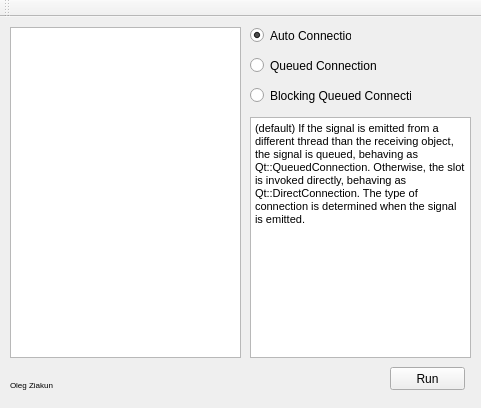
<?xml version="1.0" encoding="UTF-8"?>
<ui version="4.0">
 <class>MainWindow</class>
 <widget class="QMainWindow" name="MainWindow">
  <property name="geometry">
   <rect>
    <x>0</x>
    <y>0</y>
    <width>481</width>
    <height>408</height>
   </rect>
  </property>
  <property name="windowTitle">
   <string>MainWindow</string>
  </property>
  <widget class="QWidget" name="centralWidget">
   <widget class="QTextEdit" name="resultTextEdit">
    <property name="geometry">
     <rect>
      <x>10</x>
      <y>10</y>
      <width>231</width>
      <height>331</height>
     </rect>
    </property>
   </widget>
   <widget class="QPushButton" name="runButton">
    <property name="geometry">
     <rect>
      <x>390</x>
      <y>350</y>
      <width>75</width>
      <height>23</height>
     </rect>
    </property>
    <property name="cursor">
     <cursorShape>PointingHandCursor</cursorShape>
    </property>
    <property name="text">
     <string>Run</string>
    </property>
   </widget>
   <widget class="QRadioButton" name="autoConnectionRadioButton">
    <property name="geometry">
     <rect>
      <x>250</x>
      <y>10</y>
      <width>101</width>
      <height>17</height>
     </rect>
    </property>
    <property name="cursor">
     <cursorShape>PointingHandCursor</cursorShape>
    </property>
    <property name="text">
     <string>Auto Connection</string>
    </property>
    <property name="checked">
     <bool>true</bool>
    </property>
   </widget>
   <widget class="QRadioButton" name="queuedConnectionRadioButton">
    <property name="geometry">
     <rect>
      <x>250</x>
      <y>40</y>
      <width>141</width>
      <height>17</height>
     </rect>
    </property>
    <property name="cursor">
     <cursorShape>PointingHandCursor</cursorShape>
    </property>
    <property name="text">
     <string>Queued Connection</string>
    </property>
   </widget>
   <widget class="QRadioButton" name="blockingQueuedConnectionRadioButton">
    <property name="geometry">
     <rect>
      <x>250</x>
      <y>70</y>
      <width>161</width>
      <height>17</height>
     </rect>
    </property>
    <property name="cursor">
     <cursorShape>PointingHandCursor</cursorShape>
    </property>
    <property name="text">
     <string>Blocking Queued Connection</string>
    </property>
    <property name="checked">
     <bool>false</bool>
    </property>
   </widget>
   <widget class="QTextEdit" name="descriptionEextEdit">
    <property name="geometry">
     <rect>
      <x>250</x>
      <y>100</y>
      <width>221</width>
      <height>241</height>
     </rect>
    </property>
    <property name="html">
     <string>&lt;!DOCTYPE HTML PUBLIC &quot;-//W3C//DTD HTML 4.0//EN&quot; &quot;http://www.w3.org/TR/REC-html40/strict.dtd&quot;&gt;
&lt;html&gt;&lt;head&gt;&lt;meta name=&quot;qrichtext&quot; content=&quot;1&quot; /&gt;&lt;style type=&quot;text/css&quot;&gt;
p, li { white-space: pre-wrap; }
&lt;/style&gt;&lt;/head&gt;&lt;body style=&quot; font-family:'MS Shell Dlg 2'; font-size:8.25pt; font-weight:400; font-style:normal;&quot;&gt;
&lt;p style=&quot; margin-top:0px; margin-bottom:0px; margin-left:0px; margin-right:0px; -qt-block-indent:0; text-indent:0px;&quot;&gt;&lt;span style=&quot; font-size:8pt;&quot;&gt;(default) If the signal is emitted from a different thread than the receiving object, the signal is queued, behaving as Qt::QueuedConnection. Otherwise, the slot is invoked directly, behaving as Qt::DirectConnection. The type of connection is determined when the signal is emitted.&lt;/span&gt;&lt;/p&gt;&lt;/body&gt;&lt;/html&gt;</string>
    </property>
   </widget>
   <widget class="QLabel" name="label">
    <property name="geometry">
     <rect>
      <x>10</x>
      <y>360</y>
      <width>91</width>
      <height>16</height>
     </rect>
    </property>
    <property name="font">
     <font>
      <pointsize>6</pointsize>
     </font>
    </property>
    <property name="text">
     <string>Oleg Ziakun</string>
    </property>
   </widget>
  </widget>
  <widget class="QMenuBar" name="menuBar">
   <property name="geometry">
    <rect>
     <x>0</x>
     <y>0</y>
     <width>481</width>
     <height>21</height>
    </rect>
   </property>
  </widget>
  <widget class="QToolBar" name="mainToolBar">
   <attribute name="toolBarArea">
    <enum>TopToolBarArea</enum>
   </attribute>
   <attribute name="toolBarBreak">
    <bool>false</bool>
   </attribute>
  </widget>
 </widget>
 <layoutdefault spacing="6" margin="11"/>
 <resources/>
 <connections/>
</ui>
